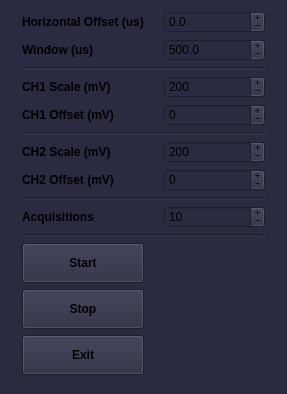
<?xml version="1.0" encoding="UTF-8"?>
<ui version="4.0">
 <class>MainWindow</class>
 <widget class="QMainWindow" name="MainWindow">
  <property name="geometry">
   <rect>
    <x>0</x>
    <y>0</y>
    <width>287</width>
    <height>394</height>
   </rect>
  </property>
  <property name="sizePolicy">
   <sizepolicy hsizetype="Fixed" vsizetype="Fixed">
    <horstretch>0</horstretch>
    <verstretch>0</verstretch>
   </sizepolicy>
  </property>
  <property name="minimumSize">
   <size>
    <width>287</width>
    <height>394</height>
   </size>
  </property>
  <property name="maximumSize">
   <size>
    <width>287</width>
    <height>394</height>
   </size>
  </property>
  <property name="sizeIncrement">
   <size>
    <width>0</width>
    <height>0</height>
   </size>
  </property>
  <property name="font">
   <font>
    <weight>50</weight>
    <bold>false</bold>
   </font>
  </property>
  <property name="windowTitle">
   <string>Keysight 1 Control v 0.1</string>
  </property>
  <property name="styleSheet">
   <string notr="true">background-color: rgb(42,42,64);</string>
  </property>
  <widget class="QWidget" name="centralwidget">
   <property name="sizePolicy">
    <sizepolicy hsizetype="Fixed" vsizetype="Fixed">
     <horstretch>0</horstretch>
     <verstretch>0</verstretch>
    </sizepolicy>
   </property>
   <property name="minimumSize">
    <size>
     <width>287</width>
     <height>394</height>
    </size>
   </property>
   <property name="maximumSize">
    <size>
     <width>287</width>
     <height>394</height>
    </size>
   </property>
   <layout class="QHBoxLayout" name="horizontalLayout">
    <property name="topMargin">
     <number>9</number>
    </property>
    <item>
     <layout class="QGridLayout" name="gridLayout">
      <property name="sizeConstraint">
       <enum>QLayout::SetNoConstraint</enum>
      </property>
      <property name="leftMargin">
       <number>13</number>
      </property>
      <property name="topMargin">
       <number>0</number>
      </property>
      <property name="rightMargin">
       <number>13</number>
      </property>
      <property name="bottomMargin">
       <number>5</number>
      </property>
      <property name="horizontalSpacing">
       <number>20</number>
      </property>
      <property name="verticalSpacing">
       <number>4</number>
      </property>
      <item row="9" column="1">
       <widget class="QSpinBox" name="Acq_number">
        <property name="contextMenuPolicy">
         <enum>Qt::NoContextMenu</enum>
        </property>
        <property name="buttonSymbols">
         <enum>QAbstractSpinBox::PlusMinus</enum>
        </property>
        <property name="keyboardTracking">
         <bool>false</bool>
        </property>
        <property name="minimum">
         <number>2</number>
        </property>
        <property name="maximum">
         <number>10000</number>
        </property>
        <property name="value">
         <number>10</number>
        </property>
       </widget>
      </item>
      <item row="12" column="0">
       <widget class="QPushButton" name="button_stop">
        <property name="minimumSize">
         <size>
          <width>0</width>
          <height>40</height>
         </size>
        </property>
        <property name="font">
         <font>
          <weight>75</weight>
          <bold>true</bold>
         </font>
        </property>
        <property name="contextMenuPolicy">
         <enum>Qt::NoContextMenu</enum>
        </property>
        <property name="text">
         <string>Stop</string>
        </property>
       </widget>
      </item>
      <item row="9" column="0">
       <widget class="QLabel" name="label_7">
        <property name="font">
         <font>
          <weight>75</weight>
          <bold>true</bold>
         </font>
        </property>
        <property name="contextMenuPolicy">
         <enum>Qt::NoContextMenu</enum>
        </property>
        <property name="text">
         <string>Acquisitions</string>
        </property>
       </widget>
      </item>
      <item row="1" column="0">
       <widget class="QLabel" name="label_2">
        <property name="font">
         <font>
          <weight>75</weight>
          <bold>true</bold>
         </font>
        </property>
        <property name="contextMenuPolicy">
         <enum>Qt::NoContextMenu</enum>
        </property>
        <property name="text">
         <string>Window (us)</string>
        </property>
       </widget>
      </item>
      <item row="6" column="1">
       <widget class="QSpinBox" name="Ch2_scale">
        <property name="contextMenuPolicy">
         <enum>Qt::NoContextMenu</enum>
        </property>
        <property name="buttonSymbols">
         <enum>QAbstractSpinBox::PlusMinus</enum>
        </property>
        <property name="keyboardTracking">
         <bool>false</bool>
        </property>
        <property name="minimum">
         <number>2</number>
        </property>
        <property name="maximum">
         <number>2000</number>
        </property>
        <property name="singleStep">
         <number>5</number>
        </property>
        <property name="value">
         <number>200</number>
        </property>
       </widget>
      </item>
      <item row="8" column="0" colspan="2">
       <widget class="Line" name="line_2">
        <property name="lineWidth">
         <number>2</number>
        </property>
        <property name="orientation">
         <enum>Qt::Horizontal</enum>
        </property>
       </widget>
      </item>
      <item row="3" column="0">
       <widget class="QLabel" name="label_5">
        <property name="font">
         <font>
          <weight>75</weight>
          <bold>true</bold>
         </font>
        </property>
        <property name="contextMenuPolicy">
         <enum>Qt::NoContextMenu</enum>
        </property>
        <property name="text">
         <string>CH1 Scale (mV)</string>
        </property>
       </widget>
      </item>
      <item row="5" column="0" colspan="2">
       <widget class="Line" name="line">
        <property name="lineWidth">
         <number>2</number>
        </property>
        <property name="orientation">
         <enum>Qt::Horizontal</enum>
        </property>
       </widget>
      </item>
      <item row="2" column="0" colspan="2">
       <widget class="Line" name="line_5">
        <property name="lineWidth">
         <number>2</number>
        </property>
        <property name="orientation">
         <enum>Qt::Horizontal</enum>
        </property>
       </widget>
      </item>
      <item row="7" column="1">
       <widget class="QSpinBox" name="Ch2_offset">
        <property name="contextMenuPolicy">
         <enum>Qt::NoContextMenu</enum>
        </property>
        <property name="buttonSymbols">
         <enum>QAbstractSpinBox::PlusMinus</enum>
        </property>
        <property name="keyboardTracking">
         <bool>false</bool>
        </property>
        <property name="minimum">
         <number>-1000</number>
        </property>
        <property name="maximum">
         <number>1000</number>
        </property>
       </widget>
      </item>
      <item row="0" column="0">
       <widget class="QLabel" name="label">
        <property name="font">
         <font>
          <weight>75</weight>
          <bold>true</bold>
          <kerning>true</kerning>
         </font>
        </property>
        <property name="contextMenuPolicy">
         <enum>Qt::NoContextMenu</enum>
        </property>
        <property name="text">
         <string>Horizontal Offset (us)</string>
        </property>
       </widget>
      </item>
      <item row="6" column="0">
       <widget class="QLabel" name="label_3">
        <property name="font">
         <font>
          <weight>75</weight>
          <bold>true</bold>
         </font>
        </property>
        <property name="contextMenuPolicy">
         <enum>Qt::NoContextMenu</enum>
        </property>
        <property name="text">
         <string>CH2 Scale (mV)</string>
        </property>
       </widget>
      </item>
      <item row="14" column="0">
       <widget class="QPushButton" name="button_off">
        <property name="minimumSize">
         <size>
          <width>0</width>
          <height>40</height>
         </size>
        </property>
        <property name="font">
         <font>
          <weight>75</weight>
          <bold>true</bold>
         </font>
        </property>
        <property name="contextMenuPolicy">
         <enum>Qt::NoContextMenu</enum>
        </property>
        <property name="text">
         <string>Exit</string>
        </property>
       </widget>
      </item>
      <item row="11" column="0">
       <widget class="QPushButton" name="button_start">
        <property name="minimumSize">
         <size>
          <width>0</width>
          <height>40</height>
         </size>
        </property>
        <property name="font">
         <font>
          <weight>75</weight>
          <bold>true</bold>
         </font>
        </property>
        <property name="contextMenuPolicy">
         <enum>Qt::NoContextMenu</enum>
        </property>
        <property name="text">
         <string>Start</string>
        </property>
       </widget>
      </item>
      <item row="4" column="0">
       <widget class="QLabel" name="label_9">
        <property name="font">
         <font>
          <weight>75</weight>
          <bold>true</bold>
         </font>
        </property>
        <property name="contextMenuPolicy">
         <enum>Qt::NoContextMenu</enum>
        </property>
        <property name="text">
         <string>CH1 Offset (mV)</string>
        </property>
       </widget>
      </item>
      <item row="7" column="0">
       <widget class="QLabel" name="label_4">
        <property name="font">
         <font>
          <weight>75</weight>
          <bold>true</bold>
         </font>
        </property>
        <property name="contextMenuPolicy">
         <enum>Qt::NoContextMenu</enum>
        </property>
        <property name="text">
         <string>CH2 Offset (mV)</string>
        </property>
       </widget>
      </item>
      <item row="4" column="1">
       <widget class="QSpinBox" name="Ch1_offset">
        <property name="contextMenuPolicy">
         <enum>Qt::NoContextMenu</enum>
        </property>
        <property name="buttonSymbols">
         <enum>QAbstractSpinBox::PlusMinus</enum>
        </property>
        <property name="minimum">
         <number>-1000</number>
        </property>
        <property name="maximum">
         <number>1000</number>
        </property>
       </widget>
      </item>
      <item row="3" column="1">
       <widget class="QSpinBox" name="Ch1_scale">
        <property name="contextMenuPolicy">
         <enum>Qt::NoContextMenu</enum>
        </property>
        <property name="buttonSymbols">
         <enum>QAbstractSpinBox::PlusMinus</enum>
        </property>
        <property name="minimum">
         <number>2</number>
        </property>
        <property name="maximum">
         <number>2000</number>
        </property>
        <property name="singleStep">
         <number>5</number>
        </property>
        <property name="value">
         <number>200</number>
        </property>
       </widget>
      </item>
      <item row="10" column="0" colspan="2">
       <widget class="Line" name="line_4">
        <property name="lineWidth">
         <number>2</number>
        </property>
        <property name="orientation">
         <enum>Qt::Horizontal</enum>
        </property>
       </widget>
      </item>
      <item row="1" column="1">
       <widget class="QDoubleSpinBox" name="Wind">
        <property name="contextMenuPolicy">
         <enum>Qt::NoContextMenu</enum>
        </property>
        <property name="buttonSymbols">
         <enum>QAbstractSpinBox::PlusMinus</enum>
        </property>
        <property name="keyboardTracking">
         <bool>false</bool>
        </property>
        <property name="decimals">
         <number>1</number>
        </property>
        <property name="minimum">
         <double>0.100000000000000</double>
        </property>
        <property name="maximum">
         <double>90000.000000000000000</double>
        </property>
        <property name="singleStep">
         <double>1.000000000000000</double>
        </property>
        <property name="value">
         <double>500.000000000000000</double>
        </property>
       </widget>
      </item>
      <item row="0" column="1">
       <widget class="QDoubleSpinBox" name="Hor_offset">
        <property name="contextMenuPolicy">
         <enum>Qt::NoContextMenu</enum>
        </property>
        <property name="readOnly">
         <bool>false</bool>
        </property>
        <property name="buttonSymbols">
         <enum>QAbstractSpinBox::PlusMinus</enum>
        </property>
        <property name="specialValueText">
         <string notr="true"/>
        </property>
        <property name="keyboardTracking">
         <bool>false</bool>
        </property>
        <property name="decimals">
         <number>1</number>
        </property>
        <property name="minimum">
         <double>-90000.000000000000000</double>
        </property>
        <property name="maximum">
         <double>90000.000000000000000</double>
        </property>
       </widget>
      </item>
     </layout>
    </item>
   </layout>
  </widget>
 </widget>
 <resources/>
 <connections/>
</ui>
